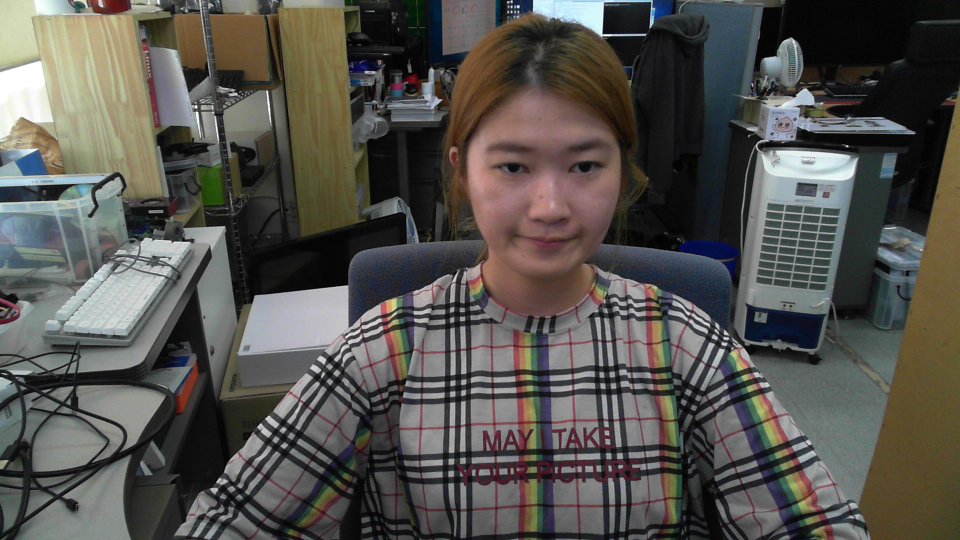
//> input picture data/face_y.jpg, 1920 x 1080 px (shown at 1/2 size)
$ ./haar   (built with g++ and OpenCV 4)
//> lines starting //> are read from the running program, lines starting //| are printed output that depends on the picture; after the words box and inside, x2 and y2 are one past the last pixel; in counts of white or black regions, pixels touching at a corner belong together
#include "opencv2/objdetect.hpp"
#include "opencv2/videoio.hpp"
#include "opencv2/highgui.hpp"
#include "opencv2/imgproc.hpp"

#include <wiringSerial.h>
#include <wiringPi.h>

#include <string.h>
#include <stdio.h>

#define BAUD    115200
using namespace std;
using namespace cv;

char serc[15] = "0314218071";

char detect_face(){
    int ser;

    Mat src = imread("../data/face_y.jpg");
//> src is the input picture: 1080 rows x 1920 cols, CV_8UC3; mean B, G, R 78.2, 83, 85.2
    if(src.empty()){
        printf("Image load failed!\n");
        return 1;
    }

    CascadeClassifier classifier("./haarcascade_frontalface_default.xml");

    if(classifier.empty()){
        printf("XML load failed!\n");
        return 1;
    }

    vector<Rect> faces;
    classifier.detectMultiScale(src, faces);
//> faces = 5 Rects (x, y, width, height): [750, 972, 51, 51], [1622, 953, 53, 53], [791, 837, 58, 58], [316, 290, 75, 75], [898, 182, 389, 389]

    for(Rect rc : faces){
        rectangle(src, rc, Scalar(255, 0, 255), 2);
    }
//> this loop made 5 passes
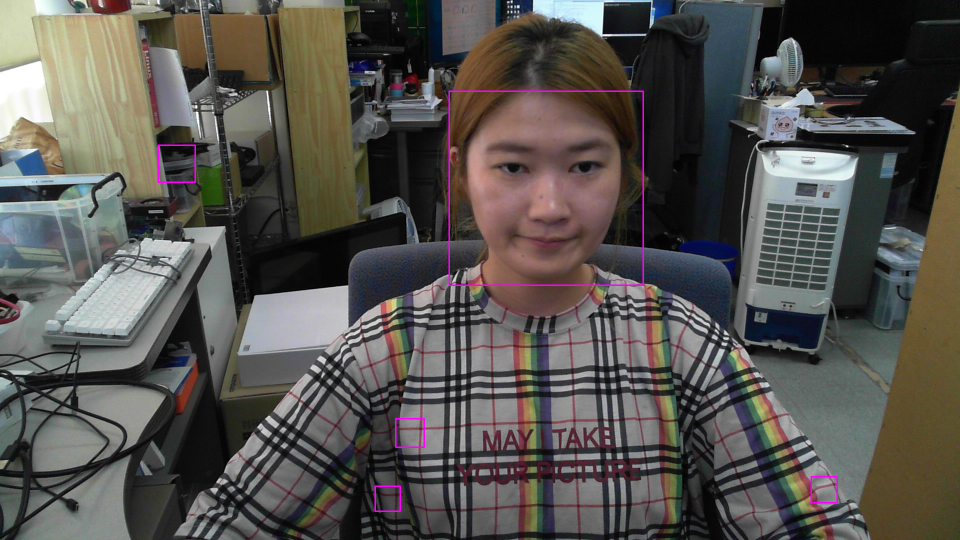
//> src: 1080 rows x 1920 cols, CV_8UC3 (shown at 1/2 size); 0.36% of pixels changed, all inside (x1, y1, x2, y2) = (315, 181, 1676, 1024)

    if(faces.size() == 0){
        serc[5] = '0';
    }
    else
    {
        serc[5] = '2';
    }
}
// [14 lines left out: function main, not called in this run]

// added to run one function of the file
int main() { detect_face(); }
